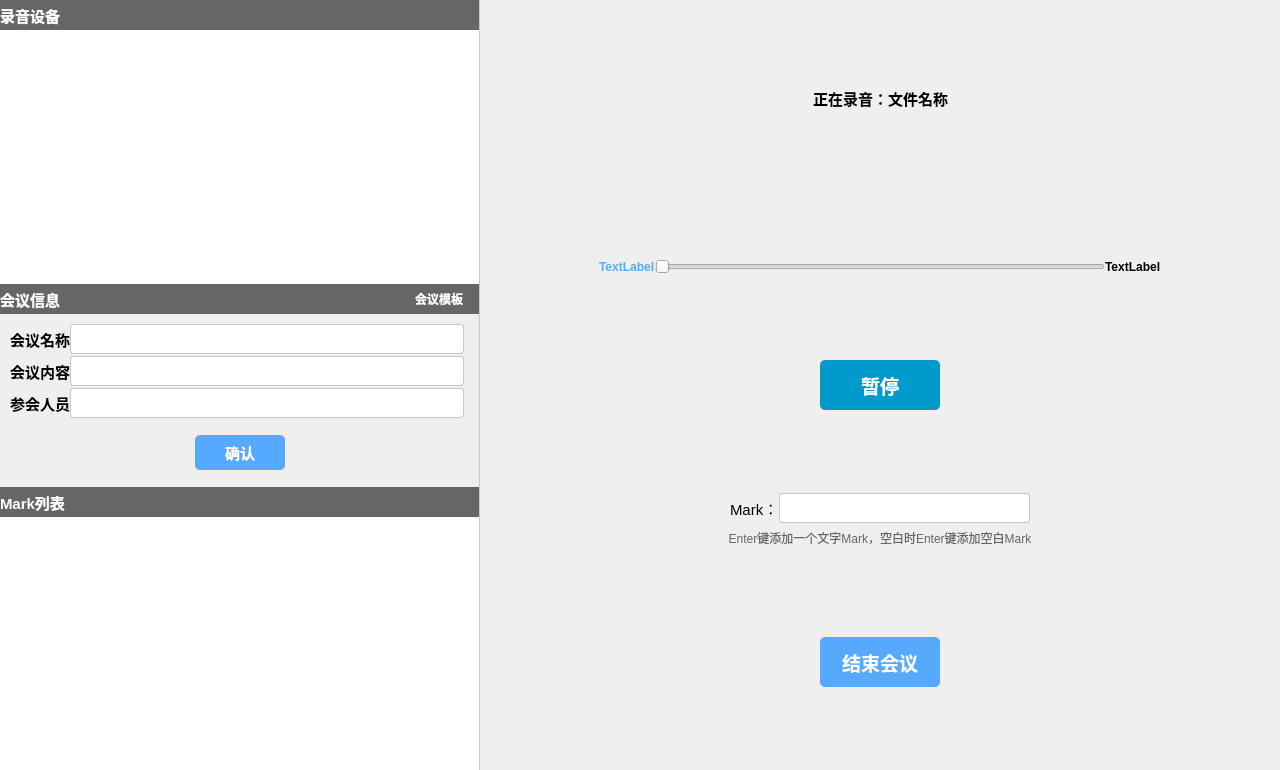
<?xml version="1.0" encoding="UTF-8"?>
<ui version="4.0">
 <class>Scene_Record</class>
 <widget class="QGroupBox" name="Scene_Record">
  <property name="geometry">
   <rect>
    <x>0</x>
    <y>0</y>
    <width>1280</width>
    <height>770</height>
   </rect>
  </property>
  <property name="minimumSize">
   <size>
    <width>800</width>
    <height>570</height>
   </size>
  </property>
  <property name="windowTitle">
   <string>GroupBox</string>
  </property>
  <property name="styleSheet">
   <string notr="true">border:0;</string>
  </property>
  <property name="title">
   <string/>
  </property>
  <layout class="QGridLayout" name="gridLayout_7" columnstretch="3,5">
   <property name="leftMargin">
    <number>0</number>
   </property>
   <property name="topMargin">
    <number>0</number>
   </property>
   <property name="rightMargin">
    <number>0</number>
   </property>
   <property name="bottomMargin">
    <number>0</number>
   </property>
   <property name="spacing">
    <number>0</number>
   </property>
   <item row="0" column="0">
    <widget class="QGroupBox" name="InfoArea">
     <property name="styleSheet">
      <string notr="true">border:0;
border-right:1px solid rgb(200, 200, 200);</string>
     </property>
     <property name="title">
      <string/>
     </property>
     <layout class="QGridLayout" name="gridLayout_12">
      <property name="leftMargin">
       <number>0</number>
      </property>
      <property name="topMargin">
       <number>0</number>
      </property>
      <property name="rightMargin">
       <number>0</number>
      </property>
      <property name="bottomMargin">
       <number>0</number>
      </property>
      <property name="spacing">
       <number>0</number>
      </property>
      <item row="0" column="0">
       <widget class="QGroupBox" name="RecDevBox">
        <property name="styleSheet">
         <string notr="true">border:0;</string>
        </property>
        <property name="title">
         <string/>
        </property>
        <layout class="QGridLayout" name="gridLayout">
         <property name="leftMargin">
          <number>0</number>
         </property>
         <property name="topMargin">
          <number>0</number>
         </property>
         <property name="rightMargin">
          <number>0</number>
         </property>
         <property name="bottomMargin">
          <number>0</number>
         </property>
         <property name="spacing">
          <number>0</number>
         </property>
         <item row="0" column="0" colspan="2">
          <widget class="QLabel" name="RecTitle">
           <property name="minimumSize">
            <size>
             <width>0</width>
             <height>30</height>
            </size>
           </property>
           <property name="font">
            <font>
             <pointsize>11</pointsize>
             <weight>75</weight>
             <bold>true</bold>
            </font>
           </property>
           <property name="styleSheet">
            <string notr="true">background-color: rgb(102, 102, 102);
color: rgb(255, 255, 255);
padding-left:1.5em;
padding-top:0.6em;
padding-bottom:0.6em;
border:0;</string>
           </property>
           <property name="text">
            <string>录音设备</string>
           </property>
          </widget>
         </item>
         <item row="1" column="0">
          <widget class="QListView" name="deviceListView"/>
         </item>
        </layout>
       </widget>
      </item>
      <item row="1" column="0">
       <widget class="QGroupBox" name="InfoBox">
        <property name="styleSheet">
         <string notr="true">border:0;</string>
        </property>
        <layout class="QGridLayout" name="gridLayout_5">
         <property name="leftMargin">
          <number>0</number>
         </property>
         <property name="topMargin">
          <number>0</number>
         </property>
         <property name="rightMargin">
          <number>0</number>
         </property>
         <property name="bottomMargin">
          <number>0</number>
         </property>
         <property name="spacing">
          <number>0</number>
         </property>
         <item row="0" column="0">
          <widget class="QLabel" name="InfoTitle">
           <property name="sizePolicy">
            <sizepolicy hsizetype="Preferred" vsizetype="Preferred">
             <horstretch>0</horstretch>
             <verstretch>0</verstretch>
            </sizepolicy>
           </property>
           <property name="minimumSize">
            <size>
             <width>50</width>
             <height>30</height>
            </size>
           </property>
           <property name="maximumSize">
            <size>
             <width>16777215</width>
             <height>16777215</height>
            </size>
           </property>
           <property name="font">
            <font>
             <pointsize>11</pointsize>
             <weight>75</weight>
             <bold>true</bold>
            </font>
           </property>
           <property name="styleSheet">
            <string notr="true">background-color: rgb(102, 102, 102);
color: rgb(255, 255, 255);
padding-left:1.5em;
padding-top:0.6em;
padding-bottom:0.6em;
border:0;</string>
           </property>
           <property name="text">
            <string>会议信息</string>
           </property>
          </widget>
         </item>
         <item row="0" column="1">
          <widget class="QPushButton" name="more_btn">
           <property name="sizePolicy">
            <sizepolicy hsizetype="Minimum" vsizetype="Minimum">
             <horstretch>0</horstretch>
             <verstretch>0</verstretch>
            </sizepolicy>
           </property>
           <property name="minimumSize">
            <size>
             <width>80</width>
             <height>26</height>
            </size>
           </property>
           <property name="maximumSize">
            <size>
             <width>80</width>
             <height>16777215</height>
            </size>
           </property>
           <property name="font">
            <font>
             <weight>75</weight>
             <bold>true</bold>
            </font>
           </property>
           <property name="cursor">
            <cursorShape>PointingHandCursor</cursorShape>
           </property>
           <property name="styleSheet">
            <string notr="true">QPushButton:hover{

border: none;
}
QPushButton{
background-color: rgb(102, 102, 102);
border: none;
color:white;
}
QPushButton:pressed{
background-color: rgb(85, 170, 255);
}</string>
           </property>
           <property name="text">
            <string>会议模板</string>
           </property>
          </widget>
         </item>
         <item row="1" column="0" colspan="2">
          <widget class="QGroupBox" name="groupBox">
           <property name="title">
            <string/>
           </property>
           <layout class="QGridLayout" name="gridLayout_4">
            <property name="leftMargin">
             <number>0</number>
            </property>
            <property name="topMargin">
             <number>0</number>
            </property>
            <property name="rightMargin">
             <number>0</number>
            </property>
            <property name="bottomMargin">
             <number>0</number>
            </property>
            <property name="spacing">
             <number>0</number>
            </property>
            <item row="0" column="0">
             <widget class="QGroupBox" name="InfoContext">
              <property name="styleSheet">
               <string notr="true">border:0;</string>
              </property>
              <layout class="QGridLayout" name="gridLayout_6">
               <property name="leftMargin">
                <number>10</number>
               </property>
               <property name="topMargin">
                <number>10</number>
               </property>
               <property name="rightMargin">
                <number>15</number>
               </property>
               <property name="bottomMargin">
                <number>0</number>
               </property>
               <property name="horizontalSpacing">
                <number>0</number>
               </property>
               <property name="verticalSpacing">
                <number>2</number>
               </property>
               <item row="0" column="0">
                <widget class="QLabel" name="label_2">
                 <property name="sizePolicy">
                  <sizepolicy hsizetype="Maximum" vsizetype="Preferred">
                   <horstretch>0</horstretch>
                   <verstretch>0</verstretch>
                  </sizepolicy>
                 </property>
                 <property name="font">
                  <font>
                   <pointsize>11</pointsize>
                   <weight>75</weight>
                   <bold>true</bold>
                  </font>
                 </property>
                 <property name="styleSheet">
                  <string notr="true">padding:0.3em</string>
                 </property>
                 <property name="text">
                  <string>会议名称</string>
                 </property>
                </widget>
               </item>
               <item row="1" column="0">
                <widget class="QLabel" name="label_4">
                 <property name="sizePolicy">
                  <sizepolicy hsizetype="Maximum" vsizetype="Preferred">
                   <horstretch>0</horstretch>
                   <verstretch>0</verstretch>
                  </sizepolicy>
                 </property>
                 <property name="font">
                  <font>
                   <pointsize>11</pointsize>
                   <weight>75</weight>
                   <bold>true</bold>
                  </font>
                 </property>
                 <property name="styleSheet">
                  <string notr="true">padding:0.3em</string>
                 </property>
                 <property name="text">
                  <string>会议内容</string>
                 </property>
                </widget>
               </item>
               <item row="2" column="0">
                <widget class="QLabel" name="label_5">
                 <property name="sizePolicy">
                  <sizepolicy hsizetype="Maximum" vsizetype="Preferred">
                   <horstretch>0</horstretch>
                   <verstretch>0</verstretch>
                  </sizepolicy>
                 </property>
                 <property name="font">
                  <font>
                   <pointsize>11</pointsize>
                   <weight>75</weight>
                   <bold>true</bold>
                  </font>
                 </property>
                 <property name="styleSheet">
                  <string notr="true">padding:0.3em</string>
                 </property>
                 <property name="text">
                  <string>参会人员</string>
                 </property>
                </widget>
               </item>
               <item row="0" column="1">
                <widget class="QLineEdit" name="title">
                 <property name="minimumSize">
                  <size>
                   <width>0</width>
                   <height>30</height>
                  </size>
                 </property>
                 <property name="styleSheet">
                  <string notr="true">border:1px solid rgb(200, 200, 200);
border-radius: 3px; </string>
                 </property>
                </widget>
               </item>
               <item row="1" column="1">
                <widget class="QLineEdit" name="context">
                 <property name="minimumSize">
                  <size>
                   <width>0</width>
                   <height>30</height>
                  </size>
                 </property>
                 <property name="styleSheet">
                  <string notr="true">border:1px solid rgb(200, 200, 200);
border-radius: 3px; </string>
                 </property>
                </widget>
               </item>
               <item row="2" column="1">
                <widget class="QLineEdit" name="member">
                 <property name="minimumSize">
                  <size>
                   <width>0</width>
                   <height>30</height>
                  </size>
                 </property>
                 <property name="styleSheet">
                  <string notr="true">border:1px solid rgb(200, 200, 200);
border-radius: 3px; </string>
                 </property>
                </widget>
               </item>
              </layout>
             </widget>
            </item>
            <item row="1" column="0">
             <widget class="QGroupBox" name="InfoBtn">
              <property name="styleSheet">
               <string notr="true">border:0;</string>
              </property>
              <layout class="QGridLayout" name="gridLayout_3">
               <property name="leftMargin">
                <number>0</number>
               </property>
               <property name="topMargin">
                <number>0</number>
               </property>
               <property name="rightMargin">
                <number>0</number>
               </property>
               <property name="bottomMargin">
                <number>0</number>
               </property>
               <property name="spacing">
                <number>0</number>
               </property>
               <item row="2" column="1">
                <spacer name="verticalSpacer_2">
                 <property name="orientation">
                  <enum>Qt::Vertical</enum>
                 </property>
                 <property name="sizeType">
                  <enum>QSizePolicy::Fixed</enum>
                 </property>
                 <property name="sizeHint" stdset="0">
                  <size>
                   <width>13</width>
                   <height>17</height>
                  </size>
                 </property>
                </spacer>
               </item>
               <item row="1" column="2">
                <spacer name="horizontalSpacer_2">
                 <property name="orientation">
                  <enum>Qt::Horizontal</enum>
                 </property>
                 <property name="sizeType">
                  <enum>QSizePolicy::Expanding</enum>
                 </property>
                 <property name="sizeHint" stdset="0">
                  <size>
                   <width>56</width>
                   <height>35</height>
                  </size>
                 </property>
                </spacer>
               </item>
               <item row="1" column="0">
                <spacer name="horizontalSpacer">
                 <property name="orientation">
                  <enum>Qt::Horizontal</enum>
                 </property>
                 <property name="sizeType">
                  <enum>QSizePolicy::Expanding</enum>
                 </property>
                 <property name="sizeHint" stdset="0">
                  <size>
                   <width>89</width>
                   <height>17</height>
                  </size>
                 </property>
                </spacer>
               </item>
               <item row="1" column="1">
                <widget class="QPushButton" name="infoButton">
                 <property name="sizePolicy">
                  <sizepolicy hsizetype="Preferred" vsizetype="Preferred">
                   <horstretch>0</horstretch>
                   <verstretch>0</verstretch>
                  </sizepolicy>
                 </property>
                 <property name="minimumSize">
                  <size>
                   <width>90</width>
                   <height>35</height>
                  </size>
                 </property>
                 <property name="font">
                  <font>
                   <pointsize>11</pointsize>
                   <weight>75</weight>
                   <bold>true</bold>
                  </font>
                 </property>
                 <property name="autoFillBackground">
                  <bool>false</bool>
                 </property>
                 <property name="styleSheet">
                  <string notr="true">QPushButton:hover{
background-color: rgb(85, 170, 255);
border: 1px solid #32435E;
}
QPushButton{
background-color:  rgb(85, 170, 255);
border: 0; 
border-radius: 5px;
width:80px;
height:30px;
color:white;
}
QPushButton:disabled{
background-color: transparent;
color:gray;
border: 1px solid #32435E;
}
</string>
                 </property>
                 <property name="text">
                  <string>确认</string>
                 </property>
                 <property name="checkable">
                  <bool>true</bool>
                 </property>
                 <property name="checked">
                  <bool>false</bool>
                 </property>
                 <property name="autoRepeat">
                  <bool>false</bool>
                 </property>
                 <property name="flat">
                  <bool>false</bool>
                 </property>
                </widget>
               </item>
               <item row="0" column="1">
                <spacer name="verticalSpacer">
                 <property name="orientation">
                  <enum>Qt::Vertical</enum>
                 </property>
                 <property name="sizeType">
                  <enum>QSizePolicy::Fixed</enum>
                 </property>
                 <property name="sizeHint" stdset="0">
                  <size>
                   <width>13</width>
                   <height>17</height>
                  </size>
                 </property>
                </spacer>
               </item>
              </layout>
             </widget>
            </item>
           </layout>
          </widget>
         </item>
        </layout>
       </widget>
      </item>
      <item row="2" column="0">
       <widget class="QGroupBox" name="MarkBox">
        <property name="styleSheet">
         <string notr="true">border:0;</string>
        </property>
        <layout class="QGridLayout" name="gridLayout_2">
         <property name="leftMargin">
          <number>0</number>
         </property>
         <property name="topMargin">
          <number>0</number>
         </property>
         <property name="rightMargin">
          <number>0</number>
         </property>
         <property name="bottomMargin">
          <number>0</number>
         </property>
         <property name="spacing">
          <number>0</number>
         </property>
         <item row="1" column="0" colspan="2">
          <widget class="QTableView" name="MarkTable">
           <property name="styleSheet">
            <string notr="true">QTableView{
	border:0;
}

QTableView:item{
	padding:0.5em;
}</string>
           </property>
          </widget>
         </item>
         <item row="0" column="0" colspan="2">
          <widget class="QLabel" name="MarkTitle">
           <property name="minimumSize">
            <size>
             <width>0</width>
             <height>30</height>
            </size>
           </property>
           <property name="font">
            <font>
             <pointsize>11</pointsize>
             <weight>75</weight>
             <bold>true</bold>
            </font>
           </property>
           <property name="styleSheet">
            <string notr="true">background-color: rgb(102, 102, 102);
color: rgb(255, 255, 255);
padding-left:1.5em;
padding-top:0.6em;
padding-bottom:0.6em;
border:0;</string>
           </property>
           <property name="text">
            <string>Mark列表</string>
           </property>
          </widget>
         </item>
        </layout>
       </widget>
      </item>
     </layout>
    </widget>
   </item>
   <item row="0" column="1">
    <widget class="QStackedWidget" name="ControlStackedWidget">
     <property name="styleSheet">
      <string notr="true">border:0;</string>
     </property>
     <property name="currentIndex">
      <number>0</number>
     </property>
     <widget class="QWidget" name="Rec_Started_Page">
      <layout class="QGridLayout" name="gridLayout_16">
       <property name="leftMargin">
        <number>0</number>
       </property>
       <property name="topMargin">
        <number>0</number>
       </property>
       <property name="rightMargin">
        <number>0</number>
       </property>
       <property name="bottomMargin">
        <number>0</number>
       </property>
       <property name="spacing">
        <number>0</number>
       </property>
       <item row="8" column="0" colspan="4">
        <layout class="QGridLayout" name="gridLayout_11">
         <item row="0" column="0">
          <spacer name="horizontalSpacer_5">
           <property name="orientation">
            <enum>Qt::Horizontal</enum>
           </property>
           <property name="sizeType">
            <enum>QSizePolicy::Expanding</enum>
           </property>
           <property name="sizeHint" stdset="0">
            <size>
             <width>40</width>
             <height>20</height>
            </size>
           </property>
          </spacer>
         </item>
         <item row="0" column="1">
          <widget class="QLabel" name="label">
           <property name="font">
            <font>
             <pointsize>11</pointsize>
            </font>
           </property>
           <property name="text">
            <string>Mark：</string>
           </property>
          </widget>
         </item>
         <item row="0" column="2">
          <widget class="QLineEdit" name="mark_lineEdit">
           <property name="minimumSize">
            <size>
             <width>0</width>
             <height>30</height>
            </size>
           </property>
           <property name="styleSheet">
            <string notr="true">border:1px solid rgb(200, 200, 200);
border-radius: 3px; </string>
           </property>
          </widget>
         </item>
         <item row="0" column="3">
          <spacer name="horizontalSpacer_6">
           <property name="orientation">
            <enum>Qt::Horizontal</enum>
           </property>
           <property name="sizeType">
            <enum>QSizePolicy::Expanding</enum>
           </property>
           <property name="sizeHint" stdset="0">
            <size>
             <width>40</width>
             <height>20</height>
            </size>
           </property>
          </spacer>
         </item>
        </layout>
       </item>
       <item row="9" column="0" colspan="4">
        <layout class="QGridLayout" name="gridLayout_15">
         <item row="0" column="0">
          <spacer name="horizontalSpacer_9">
           <property name="orientation">
            <enum>Qt::Horizontal</enum>
           </property>
           <property name="sizeHint" stdset="0">
            <size>
             <width>40</width>
             <height>20</height>
            </size>
           </property>
          </spacer>
         </item>
         <item row="0" column="1">
          <widget class="QLabel" name="label_6">
           <property name="sizePolicy">
            <sizepolicy hsizetype="Preferred" vsizetype="Preferred">
             <horstretch>0</horstretch>
             <verstretch>0</verstretch>
            </sizepolicy>
           </property>
           <property name="minimumSize">
            <size>
             <width>0</width>
             <height>30</height>
            </size>
           </property>
           <property name="maximumSize">
            <size>
             <width>16777215</width>
             <height>50</height>
            </size>
           </property>
           <property name="styleSheet">
            <string notr="true">color:rgb(100, 100, 100);</string>
           </property>
           <property name="text">
            <string>Enter键添加一个文字Mark，空白时Enter键添加空白Mark</string>
           </property>
           <property name="alignment">
            <set>Qt::AlignCenter</set>
           </property>
          </widget>
         </item>
         <item row="0" column="2">
          <spacer name="horizontalSpacer_16">
           <property name="orientation">
            <enum>Qt::Horizontal</enum>
           </property>
           <property name="sizeHint" stdset="0">
            <size>
             <width>40</width>
             <height>20</height>
            </size>
           </property>
          </spacer>
         </item>
        </layout>
       </item>
       <item row="1" column="0" colspan="4">
        <layout class="QGridLayout" name="gridLayout_14">
         <item row="0" column="0">
          <spacer name="horizontalSpacer_14">
           <property name="orientation">
            <enum>Qt::Horizontal</enum>
           </property>
           <property name="sizeHint" stdset="0">
            <size>
             <width>72</width>
             <height>20</height>
            </size>
           </property>
          </spacer>
         </item>
         <item row="0" column="1">
          <widget class="QLabel" name="label_10">
           <property name="minimumSize">
            <size>
             <width>0</width>
             <height>30</height>
            </size>
           </property>
           <property name="font">
            <font>
             <pointsize>11</pointsize>
             <weight>75</weight>
             <bold>true</bold>
            </font>
           </property>
           <property name="text">
            <string>正在录音：</string>
           </property>
           <property name="alignment">
            <set>Qt::AlignCenter</set>
           </property>
          </widget>
         </item>
         <item row="0" column="2">
          <widget class="QLabel" name="rec_file_name_lable">
           <property name="minimumSize">
            <size>
             <width>0</width>
             <height>30</height>
            </size>
           </property>
           <property name="font">
            <font>
             <pointsize>11</pointsize>
             <weight>75</weight>
             <bold>true</bold>
            </font>
           </property>
           <property name="text">
            <string>文件名称</string>
           </property>
           <property name="alignment">
            <set>Qt::AlignCenter</set>
           </property>
          </widget>
         </item>
         <item row="0" column="3">
          <spacer name="horizontalSpacer_15">
           <property name="orientation">
            <enum>Qt::Horizontal</enum>
           </property>
           <property name="sizeHint" stdset="0">
            <size>
             <width>102</width>
             <height>20</height>
            </size>
           </property>
          </spacer>
         </item>
        </layout>
       </item>
       <item row="5" column="0" colspan="4">
        <layout class="QGridLayout" name="gridLayout_13">
         <item row="0" column="0">
          <spacer name="horizontalSpacer_7">
           <property name="orientation">
            <enum>Qt::Horizontal</enum>
           </property>
           <property name="sizeHint" stdset="0">
            <size>
             <width>109</width>
             <height>20</height>
            </size>
           </property>
          </spacer>
         </item>
         <item row="0" column="1">
          <widget class="QPushButton" name="pause_btn">
           <property name="sizePolicy">
            <sizepolicy hsizetype="Preferred" vsizetype="Preferred">
             <horstretch>0</horstretch>
             <verstretch>0</verstretch>
            </sizepolicy>
           </property>
           <property name="minimumSize">
            <size>
             <width>120</width>
             <height>50</height>
            </size>
           </property>
           <property name="font">
            <font>
             <pointsize>14</pointsize>
             <weight>75</weight>
             <bold>true</bold>
            </font>
           </property>
           <property name="styleSheet">
            <string notr="true">QPushButton:hover{
background-color: rgb(0, 153, 204);
border: 1px solid #32435E;
}
QPushButton{
background-color:  rgb(0, 153, 204);
border: 0; 
border-radius: 5px;   
width:80px;
height:30px;
color:white;
}
QPushButton:pressed{
margin:2px;
color:white;
}

QPushButton:checked{
background-color: rgb(255, 85, 85);
}</string>
           </property>
           <property name="text">
            <string>暂停</string>
           </property>
           <property name="checkable">
            <bool>true</bool>
           </property>
          </widget>
         </item>
         <item row="0" column="2">
          <spacer name="horizontalSpacer_8">
           <property name="orientation">
            <enum>Qt::Horizontal</enum>
           </property>
           <property name="sizeHint" stdset="0">
            <size>
             <width>102</width>
             <height>20</height>
            </size>
           </property>
          </spacer>
         </item>
        </layout>
       </item>
       <item row="0" column="3">
        <spacer name="verticalSpacer_5">
         <property name="orientation">
          <enum>Qt::Vertical</enum>
         </property>
         <property name="sizeHint" stdset="0">
          <size>
           <width>20</width>
           <height>65</height>
          </size>
         </property>
        </spacer>
       </item>
       <item row="3" column="0" colspan="4">
        <layout class="QGridLayout" name="gridLayout_9">
         <property name="spacing">
          <number>0</number>
         </property>
         <item row="3" column="1">
          <widget class="QLabel" name="current_time_lable">
           <property name="minimumSize">
            <size>
             <width>0</width>
             <height>20</height>
            </size>
           </property>
           <property name="font">
            <font>
             <weight>75</weight>
             <bold>true</bold>
            </font>
           </property>
           <property name="styleSheet">
            <string notr="true">color:rgb(85, 170, 255);
</string>
           </property>
           <property name="text">
            <string>TextLabel</string>
           </property>
          </widget>
         </item>
         <item row="3" column="0">
          <spacer name="horizontalSpacer_13">
           <property name="orientation">
            <enum>Qt::Horizontal</enum>
           </property>
           <property name="sizeType">
            <enum>QSizePolicy::Expanding</enum>
           </property>
           <property name="sizeHint" stdset="0">
            <size>
             <width>50</width>
             <height>20</height>
            </size>
           </property>
          </spacer>
         </item>
         <item row="3" column="3">
          <widget class="QLabel" name="total_time_lable">
           <property name="minimumSize">
            <size>
             <width>0</width>
             <height>20</height>
            </size>
           </property>
           <property name="font">
            <font>
             <weight>75</weight>
             <bold>true</bold>
            </font>
           </property>
           <property name="styleSheet">
            <string notr="true"/>
           </property>
           <property name="text">
            <string>TextLabel</string>
           </property>
          </widget>
         </item>
         <item row="3" column="4">
          <spacer name="horizontalSpacer_12">
           <property name="orientation">
            <enum>Qt::Horizontal</enum>
           </property>
           <property name="sizeType">
            <enum>QSizePolicy::Expanding</enum>
           </property>
           <property name="sizeHint" stdset="0">
            <size>
             <width>50</width>
             <height>20</height>
            </size>
           </property>
          </spacer>
         </item>
         <item row="3" column="2">
          <widget class="QQSlider" name="time_Slider">
           <property name="minimumSize">
            <size>
             <width>450</width>
             <height>0</height>
            </size>
           </property>
           <property name="orientation">
            <enum>Qt::Horizontal</enum>
           </property>
          </widget>
         </item>
         <item row="2" column="2">
          <widget class="QQGroupBox" name="mark_box">
           <property name="minimumSize">
            <size>
             <width>0</width>
             <height>60</height>
            </size>
           </property>
          </widget>
         </item>
        </layout>
       </item>
       <item row="2" column="3">
        <spacer name="verticalSpacer_7">
         <property name="orientation">
          <enum>Qt::Vertical</enum>
         </property>
         <property name="sizeHint" stdset="0">
          <size>
           <width>20</width>
           <height>64</height>
          </size>
         </property>
        </spacer>
       </item>
       <item row="4" column="2">
        <spacer name="verticalSpacer_9">
         <property name="orientation">
          <enum>Qt::Vertical</enum>
         </property>
         <property name="sizeHint" stdset="0">
          <size>
           <width>20</width>
           <height>65</height>
          </size>
         </property>
        </spacer>
       </item>
       <item row="10" column="1">
        <spacer name="verticalSpacer_10">
         <property name="orientation">
          <enum>Qt::Vertical</enum>
         </property>
         <property name="sizeHint" stdset="0">
          <size>
           <width>20</width>
           <height>64</height>
          </size>
         </property>
        </spacer>
       </item>
       <item row="11" column="0" colspan="4">
        <layout class="QGridLayout" name="gridLayout_10">
         <item row="0" column="0">
          <spacer name="horizontalSpacer_10">
           <property name="orientation">
            <enum>Qt::Horizontal</enum>
           </property>
           <property name="sizeHint" stdset="0">
            <size>
             <width>101</width>
             <height>20</height>
            </size>
           </property>
          </spacer>
         </item>
         <item row="0" column="1">
          <widget class="QPushButton" name="stop_rec_btn">
           <property name="sizePolicy">
            <sizepolicy hsizetype="Preferred" vsizetype="Preferred">
             <horstretch>0</horstretch>
             <verstretch>0</verstretch>
            </sizepolicy>
           </property>
           <property name="minimumSize">
            <size>
             <width>120</width>
             <height>50</height>
            </size>
           </property>
           <property name="font">
            <font>
             <pointsize>14</pointsize>
             <weight>75</weight>
             <bold>true</bold>
            </font>
           </property>
           <property name="styleSheet">
            <string notr="true">QPushButton:hover{
background-color: rgb(85, 170, 255);
border: 1px solid #32435E;
}
QPushButton{
background-color:  rgb(85, 170, 255);
border: 0; 
border-radius: 5px;   
width:80px;
height:30px;
color:white;
}
QPushButton:pressed{
margin:2px;
color:white;
}</string>
           </property>
           <property name="text">
            <string>结束会议</string>
           </property>
          </widget>
         </item>
         <item row="0" column="2">
          <spacer name="horizontalSpacer_11">
           <property name="orientation">
            <enum>Qt::Horizontal</enum>
           </property>
           <property name="sizeHint" stdset="0">
            <size>
             <width>94</width>
             <height>20</height>
            </size>
           </property>
          </spacer>
         </item>
        </layout>
       </item>
       <item row="12" column="0">
        <spacer name="verticalSpacer_6">
         <property name="orientation">
          <enum>Qt::Vertical</enum>
         </property>
         <property name="sizeHint" stdset="0">
          <size>
           <width>20</width>
           <height>65</height>
          </size>
         </property>
        </spacer>
       </item>
       <item row="7" column="0">
        <spacer name="verticalSpacer_8">
         <property name="orientation">
          <enum>Qt::Vertical</enum>
         </property>
         <property name="sizeHint" stdset="0">
          <size>
           <width>20</width>
           <height>48</height>
          </size>
         </property>
        </spacer>
       </item>
      </layout>
     </widget>
     <widget class="QWidget" name="Rec_Start_Page">
      <layout class="QGridLayout" name="gridLayout_8">
       <property name="leftMargin">
        <number>0</number>
       </property>
       <property name="topMargin">
        <number>0</number>
       </property>
       <property name="rightMargin">
        <number>0</number>
       </property>
       <property name="bottomMargin">
        <number>0</number>
       </property>
       <property name="spacing">
        <number>0</number>
       </property>
       <item row="0" column="1">
        <spacer name="verticalSpacer_3">
         <property name="orientation">
          <enum>Qt::Vertical</enum>
         </property>
         <property name="sizeHint" stdset="0">
          <size>
           <width>20</width>
           <height>259</height>
          </size>
         </property>
        </spacer>
       </item>
       <item row="1" column="0">
        <spacer name="horizontalSpacer_4">
         <property name="orientation">
          <enum>Qt::Horizontal</enum>
         </property>
         <property name="sizeHint" stdset="0">
          <size>
           <width>189</width>
           <height>20</height>
          </size>
         </property>
        </spacer>
       </item>
       <item row="1" column="1">
        <widget class="QPushButton" name="rec_start_btn">
         <property name="minimumSize">
          <size>
           <width>120</width>
           <height>50</height>
          </size>
         </property>
         <property name="font">
          <font>
           <pointsize>14</pointsize>
           <weight>75</weight>
           <bold>true</bold>
          </font>
         </property>
         <property name="styleSheet">
          <string notr="true">QPushButton:hover{
background-color: rgb(85, 170, 255);
border: 1px solid #32435E;
}
QPushButton{
background-color:  rgb(85, 170, 255);
border: 0; 
border-radius: 5px;   
width:80px;
height:30px;
color:white;
}
QPushButton:pressed{
margin:2px;
color:white;
}
QPushButton:disabled{
background-color: transparent;
color:gray;
border: 1px solid #32435E;
}</string>
         </property>
         <property name="text">
          <string>开始录音</string>
         </property>
        </widget>
       </item>
       <item row="1" column="2">
        <spacer name="horizontalSpacer_3">
         <property name="orientation">
          <enum>Qt::Horizontal</enum>
         </property>
         <property name="sizeHint" stdset="0">
          <size>
           <width>188</width>
           <height>20</height>
          </size>
         </property>
        </spacer>
       </item>
       <item row="2" column="1">
        <spacer name="verticalSpacer_4">
         <property name="orientation">
          <enum>Qt::Vertical</enum>
         </property>
         <property name="sizeHint" stdset="0">
          <size>
           <width>20</width>
           <height>259</height>
          </size>
         </property>
        </spacer>
       </item>
      </layout>
     </widget>
    </widget>
   </item>
  </layout>
 </widget>
 <customwidgets>
  <customwidget>
   <class>QQSlider</class>
   <extends>QSlider</extends>
   <header>qqslider.h</header>
  </customwidget>
  <customwidget>
   <class>QQGroupBox</class>
   <extends>QGroupBox</extends>
   <header>qqgroupbox.h</header>
   <container>1</container>
  </customwidget>
 </customwidgets>
 <resources/>
 <connections/>
</ui>
